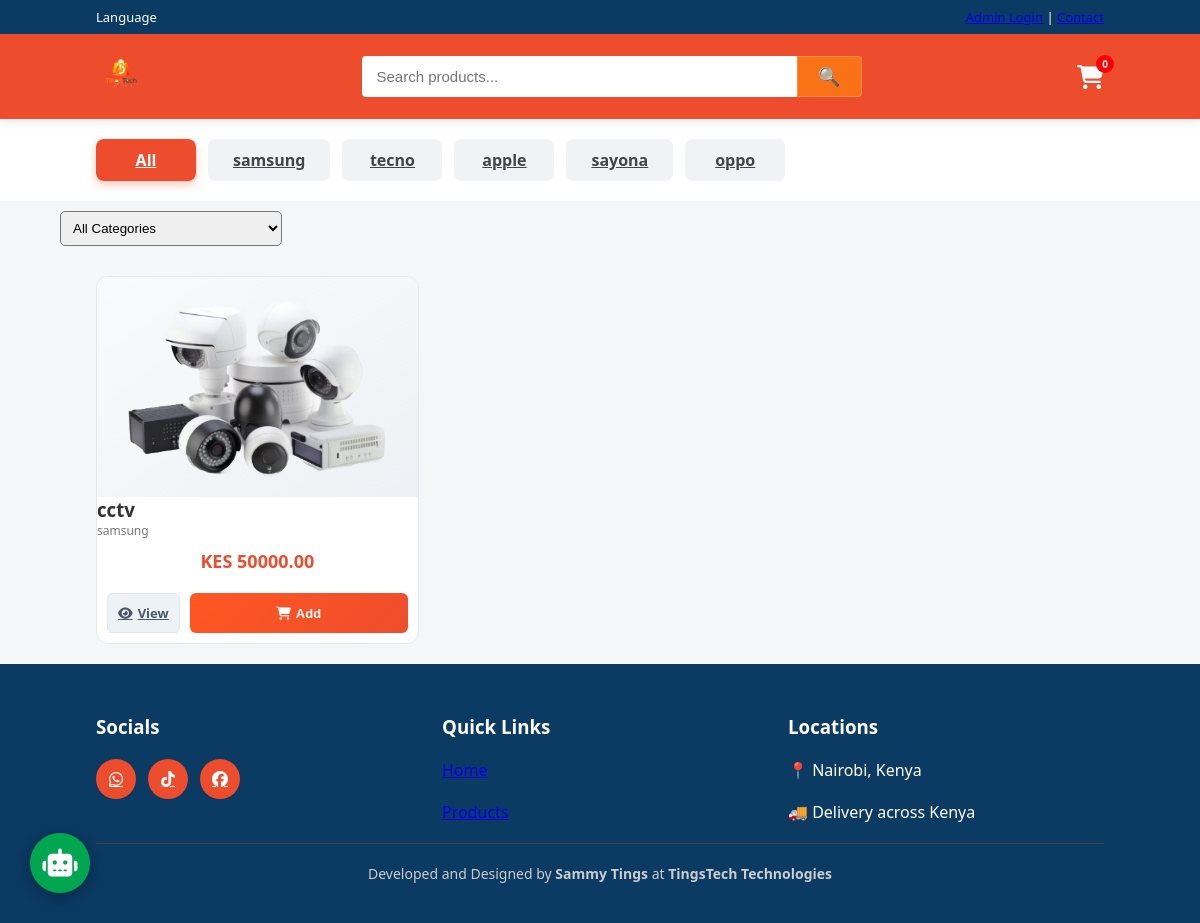
Screenshot of /products/ with the database file from the repository.
### app/models.py (models this page shows, shortened)
class Brand(models.Model):
    name = models.CharField(max_length=100)

class Product(models.Model):
    name = models.CharField(max_length=255)
    price = models.DecimalField(max_digits=10, decimal_places=2)
    discount = models.DecimalField(max_digits=4,decimal_places=2,default=0)
    stock = models.IntegerField()
    category = models.ForeignKey(Category, on_delete=models.CASCADE, related_name="products")
    specifications = models.TextField(blank=True)
    views = models.IntegerField(default=0)
    brand = models.ForeignKey(Brand, on_delete=models.CASCADE)
    created_at = models.DateTimeField(auto_now_add=True)
    updated_at = models.DateTimeField(auto_now=True)

class ProductImage(models.Model):
    product = models.ForeignKey(Product, on_delete=models.CASCADE, related_name='images')
    image = models.ImageField(upload_to='products/')
    views = models.IntegerField(default=0)

### app/views.py (the view)
# urls.py: path('products/', views.products_view, name='products'),
def products_view(request):
    category_id = request.GET.get('category')
    if category_id:
        products = Product.objects.filter(category_id=category_id)
    else:
        products = Product.objects.all()
    categories = Category.objects.all()
    brands = Brand.objects.all()  # ✅ ADD THIS
    return render(request, 'products.html', {
        'products': products,
        'categories': categories,
        'brands': brands  # ✅ CRITICAL
    })

### app/context_processors.py (called while the page is built)
def cart_count(request):
    count = 0
    if request.user.is_authenticated:
        result = CartItem.objects.filter(user=request.user).aggregate(
            total=Sum('quantity')
        )
        count = result['total'] or 0
    return {'cart_count': count}

### app/templates/products.html (shortened to what this page needs)
{% load static %}
<!DOCTYPE html>
<html lang="en">
<head>
    <link rel="stylesheet" href="https://cdnjs.cloudflare.com/ajax/libs/font-awesome/6.5.0/css/all.min.css">
    <link rel="stylesheet" href="{% static 'css/products.css' %}">
</head>
<body>
<div id="bot-launcher" onclick="toggleChat()">
    <i class="fas fa-robot"></i>
</div>
<header class="header">
    <div class="topbar">
        <div>Language</div>
        <div>
            <a href="{% url 'login' %}?next=/dashboard/">Admin Login</a> |
            <a href="#contact">Contact</a>
        </div>
    </div>
    <div class="navbar">
        <div class="logo">
            <a href="{% url 'index' %}">
                <img src="{% static 'images/logo.png' %}" alt="Gadget Soko">
            </a>
        </div>
        <div class="search-box" style="position:relative;">
            <input type="text" id="liveSearchInput" placeholder="Search products...">
            <button>🔍</button>
        </div>
        <div class="cart" onclick="toggleCart()" style="cursor:pointer; position:relative;">
            <i class="fa fa-shopping-cart"></i>
            <sup class="cart-count" style="background:red; color:white; border-radius:50%; padding:2px 6px; font-size:10px; position:absolute; top:-5px; right:-10px;">{{ cart_count }}</sup>
        </div>
    </div>
</header>
<nav class="menu">
    <a href="{% url 'products' %}" class="brand-link {% if not active_brand %}active{% endif %}">All</a>
    {% for brand in brands %}
        <a href="{% url 'products_by_brand' brand.id %}" class="brand-link">
            {{ brand.name }}
        </a>
    {% endfor %}
</nav>
<div class="filters" style="padding: 10px 5%;">
    <form method="get" id="categoryForm">
        <select name="category" onchange="this.form.submit()" style="padding:8px; border-radius:5px;">
            <option value="">All Categories</option>
        </select>
    </form>
</div>
<section class="product-grid">
    {% for product in products %}
    <div class="product-card">
        <div class="img-container">
            {% if product.images.first %}
                <img src="{{ product.images.first.image.url }}" alt="{{ product.name }}">
            {% else %}
                <img src="{% static 'images/default.png' %}" alt="No image">
            {% endif %}
        </div>
        <h3>{{ product.name|truncatewords:4 }}</h3>
        <p style="font-size:12px; color:#777;">{{ product.brand.name }}</p>
        <div class="price">
            {% if product.discount > 0 %}
                <span style="text-decoration:line-through; color:#999; font-size:13px;">KES {{ product.price }}</span>
                <strong>KES {{ product.discounted_price }}</strong>
            {% else %}
                <strong>KES {{ product.price }}</strong>
            {% endif %}
        </div>
        <div class="product-actions">
            <a href="{% url 'product_detail' product.id %}" class="btn-view"><i class="fa fa-eye"></i> View</a>
            <button class="btn-add" onclick="addToCart({{ product.id }})"><i class="fa fa-shopping-cart"></i> Add</button>
        </div>
    </div>
    {% empty %}
        <p style="padding:20px; grid-column: 1/-1; text-align:center;"><strong>No products available 😥</strong></p>
    {% endfor %}
</section>
<footer id="contact" class="footer">
    <div class="footer-container">
        <div class="footer-column">
            <h3>Socials</h3>
            <div class="social-icons">
                <a href="#"><i class="fab fa-whatsapp"></i></a>
                <a href="#"><i class="fab fa-tiktok"></i></a>
                <a href="#"><i class="fab fa-facebook"></i></a>
            </div>
        </div>
        <div class="footer-column">
            <h3>Quick Links</h3>
            <a href="{% url 'index' %}">Home</a>
            <a href="{% url 'products' %}">Products</a>
        </div>
        <div class="footer-column">
            <h3>Locations</h3>
            <p>📍 Nairobi, Kenya</p>
            <p>🚚 Delivery across Kenya</p>
        </div>
    </div>
    <div class="footer-bottom" style="text-align:center; padding:20px; border-top:1px solid #444; margin-top:20px;">
        <p>Developed and Designed by <strong>Sammy Tings</strong> at <strong>TingsTech Technologies</strong></p>
    </div>
</footer>
</body>
</html>

### app/static/css/products.css (style rules this page uses)
* { margin: 0; padding: 0; box-sizing: border-box; }
body { font-family: 'Segoe UI', Roboto, Helvetica, Arial, sans-serif; background: #f4f6f8; color: #333; }
.header { position: sticky; top: 0; z-index: 1000; box-shadow: 0 2px 10px rgba(0,0,0,0.1); }
.topbar { background: #0b3a63; color: white; display: flex; justify-content: space-between; padding: 8px 8%; font-size: 13px; }
.navbar { background: #ee4d2d; display: flex; justify-content: space-between; align-items: center; padding: 15px 8%; gap: 20px; }
.logo img { height: 50px; filter: brightness(1.2); }
.search-box { flex: 1; max-width: 500px; display: flex; position: relative; }
.search-box input { width: 100%; padding: 12px 15px; border: none; border-radius: 4px 0 0 4px; outline: none; font-size: 15px; }
.search-box button { background: #f97316; border: 1px solid rgba(255,255,255,0.2); color: white; padding: 0 20px; border-radius: 0 4px 4px 0; font-size: 18px; }
.cart { color: white; font-size: 24px; position: relative; cursor: pointer; }
.cart-count { position: absolute; top: -10px; right: -10px; background: white; color: #ee4d2d; font-size: 12px; font-weight: bold; padding: 2px 6px; border-radius: 50%; }
.menu { display: flex; flex-wrap: wrap; gap: 12px; padding: 20px 8%; background: white; }
.brand-link { padding: 10px 25px; background: #f0f2f5; border-radius: 8px; font-weight: 600; color: #444; transition: 0.3s; min-width: 100px; text-align: center; }
.brand-link.active { background: #ee4d2d; color: white; box-shadow: 0 4px 8px rgba(238, 77, 45, 0.3); }
.product-grid { display: grid; grid-template-columns: repeat(auto-fill, minmax(250px, 1fr)); gap: 20px; padding: 20px 8%; }
.product-card { background: white; border-radius: 12px; border: 1px solid #e5e7eb; overflow: hidden; display: flex; flex-direction: column; transition: 0.3s ease; position: relative; }
.img-container { background: linear-gradient(145deg, #f9fafb, #eef1f5); height: 220px; display: flex; align-items: center; justify-content: center; padding: 20px; position: relative; overflow: hidden; }
.img-container img { max-width: 100%; max-height: 100%; object-fit: contain; transition: transform 0.3s ease; }
.product-actions { display: grid; grid-template-columns: 1fr 1.2fr; gap: 10px; padding: 0 15px 15px; }
.btn-view { background: #edf2f7; color: #4a5568; border: 1px solid #e2e8f0; padding: 10px; border-radius: 5px; font-weight: 600; font-size: 13px; display: flex; align-items: center; justify-content: center; gap: 5px; }
.btn-add { background: #ee4d2d; color: white; border: none; padding: 10px; border-radius: 5px; font-weight: 600; font-size: 13px; display: flex; align-items: center; justify-content: center; gap: 5px; }
.footer { background: #0b3a63; color: white; padding: 50px 8% 20px; }
.footer-container { display: grid; grid-template-columns: repeat(auto-fit, minmax(250px, 1fr)); gap: 30px; }
.footer-column { display: flex; flex-direction: column; gap: 20px; }
.social-icons { display: flex; gap: 12px; }
.social-icons a { width: 40px; height: 40px; background: #ee4d2d; color: white; display: flex; align-items: center; justify-content: center; border-radius: 50%; transition: 0.3s; }
.footer-bottom { margin-top: 30px; text-align: center; border-top: 1px solid rgba(255,255,255,0.2); padding-top: 15px; font-size: 14px; color: #ccc; }
.price { text-align: center; margin: 10px 0; }
.price strong { color: #ee4d2d; font-size: 18px; font-weight: bold; }
.product-actions { display: flex; gap: 10px; padding: 10px; }
.product-actions button { flex: 1; background: linear-gradient(135deg, #ff5722, #ee4d2d); color: white; border: none; padding: 10px; border-radius: 6px; font-size: 13px; font-weight: bold; transition: 0.3s; }

### app/templates/products.html (style rules this page uses)
#bot-launcher { position: fixed; bottom: 30px; left: 30px; width: 60px; height: 60px; background: #00a650; color: white; border-radius: 50%; display: flex; align-items: center; justify-content: center; font-size: 28px; cursor: pointer; box-shadow: 0 4px 15px rgba(0,0,0,0.3); z-index: 3000; transition: 0.3s; }

### rows the page displays
Brand: name "samsung"
Brand: name "tecno"
Brand: name "apple"
Brand: name "sayona"
Brand: name "oppo"
Product: images.first.image (picture), name "cctv", brand.name "samsung", price "50000.00"

### other values shown
{{ cart_count }} "0"
